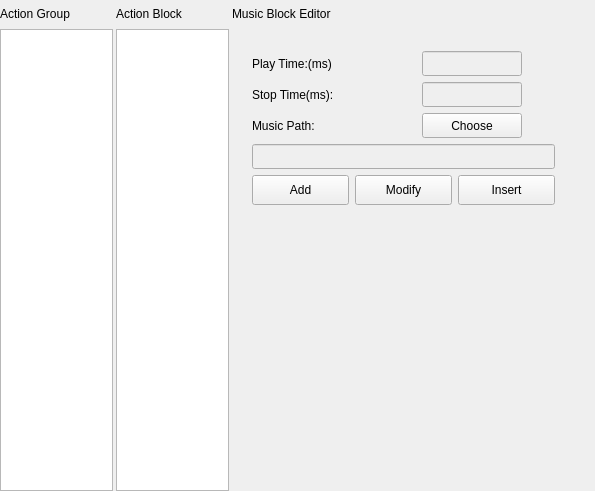
<?xml version="1.0" encoding="UTF-8"?>
<ui version="4.0">
 <class>COptionsMusicWidget</class>
 <widget class="QWidget" name="COptionsMusicWidget">
  <property name="enabled">
   <bool>true</bool>
  </property>
  <property name="geometry">
   <rect>
    <x>0</x>
    <y>0</y>
    <width>595</width>
    <height>491</height>
   </rect>
  </property>
  <property name="sizePolicy">
   <sizepolicy hsizetype="Expanding" vsizetype="Preferred">
    <horstretch>0</horstretch>
    <verstretch>0</verstretch>
   </sizepolicy>
  </property>
  <property name="windowTitle">
   <string notr="true"/>
  </property>
  <layout class="QHBoxLayout" name="horizontalLayout_3">
   <property name="spacing">
    <number>3</number>
   </property>
   <property name="leftMargin">
    <number>0</number>
   </property>
   <property name="topMargin">
    <number>0</number>
   </property>
   <property name="rightMargin">
    <number>0</number>
   </property>
   <property name="bottomMargin">
    <number>0</number>
   </property>
   <item>
    <layout class="QVBoxLayout" name="verticalLayout">
     <property name="spacing">
      <number>1</number>
     </property>
     <item>
      <widget class="QLabel" name="labelActionBlocks">
       <property name="sizePolicy">
        <sizepolicy hsizetype="Preferred" vsizetype="Preferred">
         <horstretch>0</horstretch>
         <verstretch>0</verstretch>
        </sizepolicy>
       </property>
       <property name="minimumSize">
        <size>
         <width>0</width>
         <height>28</height>
        </size>
       </property>
       <property name="maximumSize">
        <size>
         <width>16777215</width>
         <height>28</height>
        </size>
       </property>
       <property name="text">
        <string>Action Group</string>
       </property>
      </widget>
     </item>
     <item>
      <widget class="QListWidget" name="m_ListActionGroup">
       <property name="sizePolicy">
        <sizepolicy hsizetype="Maximum" vsizetype="Expanding">
         <horstretch>0</horstretch>
         <verstretch>0</verstretch>
        </sizepolicy>
       </property>
       <property name="maximumSize">
        <size>
         <width>200</width>
         <height>16777215</height>
        </size>
       </property>
      </widget>
     </item>
    </layout>
   </item>
   <item>
    <layout class="QVBoxLayout" name="verticalLayout_2">
     <property name="spacing">
      <number>1</number>
     </property>
     <item>
      <widget class="QLabel" name="labelActionFrames">
       <property name="sizePolicy">
        <sizepolicy hsizetype="Preferred" vsizetype="Preferred">
         <horstretch>0</horstretch>
         <verstretch>0</verstretch>
        </sizepolicy>
       </property>
       <property name="minimumSize">
        <size>
         <width>0</width>
         <height>28</height>
        </size>
       </property>
       <property name="maximumSize">
        <size>
         <width>200</width>
         <height>28</height>
        </size>
       </property>
       <property name="text">
        <string>Action Block</string>
       </property>
      </widget>
     </item>
     <item>
      <widget class="QListWidget" name="m_ListActionBlock">
       <property name="enabled">
        <bool>true</bool>
       </property>
       <property name="sizePolicy">
        <sizepolicy hsizetype="Maximum" vsizetype="Expanding">
         <horstretch>0</horstretch>
         <verstretch>0</verstretch>
        </sizepolicy>
       </property>
       <property name="maximumSize">
        <size>
         <width>200</width>
         <height>16777215</height>
        </size>
       </property>
      </widget>
     </item>
    </layout>
   </item>
   <item>
    <layout class="QVBoxLayout" name="verticalLayout_4">
     <item>
      <widget class="QLabel" name="labelBlockEditor">
       <property name="sizePolicy">
        <sizepolicy hsizetype="Expanding" vsizetype="Preferred">
         <horstretch>0</horstretch>
         <verstretch>0</verstretch>
        </sizepolicy>
       </property>
       <property name="minimumSize">
        <size>
         <width>0</width>
         <height>28</height>
        </size>
       </property>
       <property name="maximumSize">
        <size>
         <width>16777215</width>
         <height>28</height>
        </size>
       </property>
       <property name="text">
        <string>Music Block Editor</string>
       </property>
      </widget>
     </item>
     <item>
      <widget class="QWidget" name="widgetOption" native="true">
       <layout class="QHBoxLayout" name="horizontalLayout_2">
        <property name="spacing">
         <number>0</number>
        </property>
        <property name="leftMargin">
         <number>0</number>
        </property>
        <property name="topMargin">
         <number>0</number>
        </property>
        <property name="rightMargin">
         <number>20</number>
        </property>
        <property name="bottomMargin">
         <number>0</number>
        </property>
        <item>
         <layout class="QVBoxLayout" name="verticalLayout_3">
          <property name="spacing">
           <number>3</number>
          </property>
          <property name="leftMargin">
           <number>20</number>
          </property>
          <property name="topMargin">
           <number>20</number>
          </property>
          <property name="rightMargin">
           <number>20</number>
          </property>
          <item>
           <layout class="QGridLayout" name="gridLayout">
            <property name="spacing">
             <number>6</number>
            </property>
            <item row="2" column="1">
             <widget class="QPushButton" name="pbChoosePath">
              <property name="minimumSize">
               <size>
                <width>100</width>
                <height>25</height>
               </size>
              </property>
              <property name="maximumSize">
               <size>
                <width>100</width>
                <height>16777215</height>
               </size>
              </property>
              <property name="text">
               <string>Choose</string>
              </property>
             </widget>
            </item>
            <item row="4" column="0" colspan="2">
             <layout class="QHBoxLayout" name="horizontalLayout">
              <property name="spacing">
               <number>6</number>
              </property>
              <item>
               <widget class="QPushButton" name="pbAdd">
                <property name="minimumSize">
                 <size>
                  <width>97</width>
                  <height>30</height>
                 </size>
                </property>
                <property name="maximumSize">
                 <size>
                  <width>120</width>
                  <height>16777215</height>
                 </size>
                </property>
                <property name="text">
                 <string>Add</string>
                </property>
               </widget>
              </item>
              <item>
               <widget class="QPushButton" name="pbModify">
                <property name="minimumSize">
                 <size>
                  <width>97</width>
                  <height>30</height>
                 </size>
                </property>
                <property name="maximumSize">
                 <size>
                  <width>120</width>
                  <height>16777215</height>
                 </size>
                </property>
                <property name="text">
                 <string>Modify</string>
                </property>
               </widget>
              </item>
              <item>
               <widget class="QPushButton" name="pbInsert">
                <property name="minimumSize">
                 <size>
                  <width>97</width>
                  <height>30</height>
                 </size>
                </property>
                <property name="maximumSize">
                 <size>
                  <width>120</width>
                  <height>16777215</height>
                 </size>
                </property>
                <property name="text">
                 <string>Insert</string>
                </property>
               </widget>
              </item>
             </layout>
            </item>
            <item row="3" column="0" colspan="2">
             <widget class="QLineEdit" name="lEMusicPath">
              <property name="enabled">
               <bool>false</bool>
              </property>
              <property name="minimumSize">
               <size>
                <width>0</width>
                <height>25</height>
               </size>
              </property>
             </widget>
            </item>
            <item row="0" column="1">
             <widget class="QLineEdit" name="lEPlayTime">
              <property name="enabled">
               <bool>false</bool>
              </property>
              <property name="minimumSize">
               <size>
                <width>0</width>
                <height>25</height>
               </size>
              </property>
              <property name="maximumSize">
               <size>
                <width>100</width>
                <height>16777215</height>
               </size>
              </property>
             </widget>
            </item>
            <item row="1" column="0">
             <widget class="QLabel" name="labelStopTime">
              <property name="maximumSize">
               <size>
                <width>100</width>
                <height>16777215</height>
               </size>
              </property>
              <property name="text">
               <string>Stop Time(ms):</string>
              </property>
             </widget>
            </item>
            <item row="0" column="0">
             <widget class="QLabel" name="labelPlayTime">
              <property name="maximumSize">
               <size>
                <width>100</width>
                <height>16777215</height>
               </size>
              </property>
              <property name="text">
               <string>Play Time:(ms)</string>
              </property>
             </widget>
            </item>
            <item row="1" column="1">
             <widget class="QLineEdit" name="lEStopTime">
              <property name="enabled">
               <bool>false</bool>
              </property>
              <property name="minimumSize">
               <size>
                <width>0</width>
                <height>25</height>
               </size>
              </property>
              <property name="maximumSize">
               <size>
                <width>100</width>
                <height>16777215</height>
               </size>
              </property>
             </widget>
            </item>
            <item row="2" column="0">
             <widget class="QLabel" name="labelMusicPath">
              <property name="maximumSize">
               <size>
                <width>100</width>
                <height>16777215</height>
               </size>
              </property>
              <property name="text">
               <string>Music Path:</string>
              </property>
             </widget>
            </item>
           </layout>
          </item>
          <item>
           <spacer name="verticalSpacer">
            <property name="orientation">
             <enum>Qt::Vertical</enum>
            </property>
            <property name="sizeHint" stdset="0">
             <size>
              <width>20</width>
              <height>40</height>
             </size>
            </property>
           </spacer>
          </item>
         </layout>
        </item>
        <item>
         <spacer name="horizontalSpacer_2">
          <property name="orientation">
           <enum>Qt::Horizontal</enum>
          </property>
          <property name="sizeHint" stdset="0">
           <size>
            <width>40</width>
            <height>20</height>
           </size>
          </property>
         </spacer>
        </item>
       </layout>
      </widget>
     </item>
    </layout>
   </item>
  </layout>
  <zorder></zorder>
 </widget>
 <resources/>
 <connections/>
</ui>
